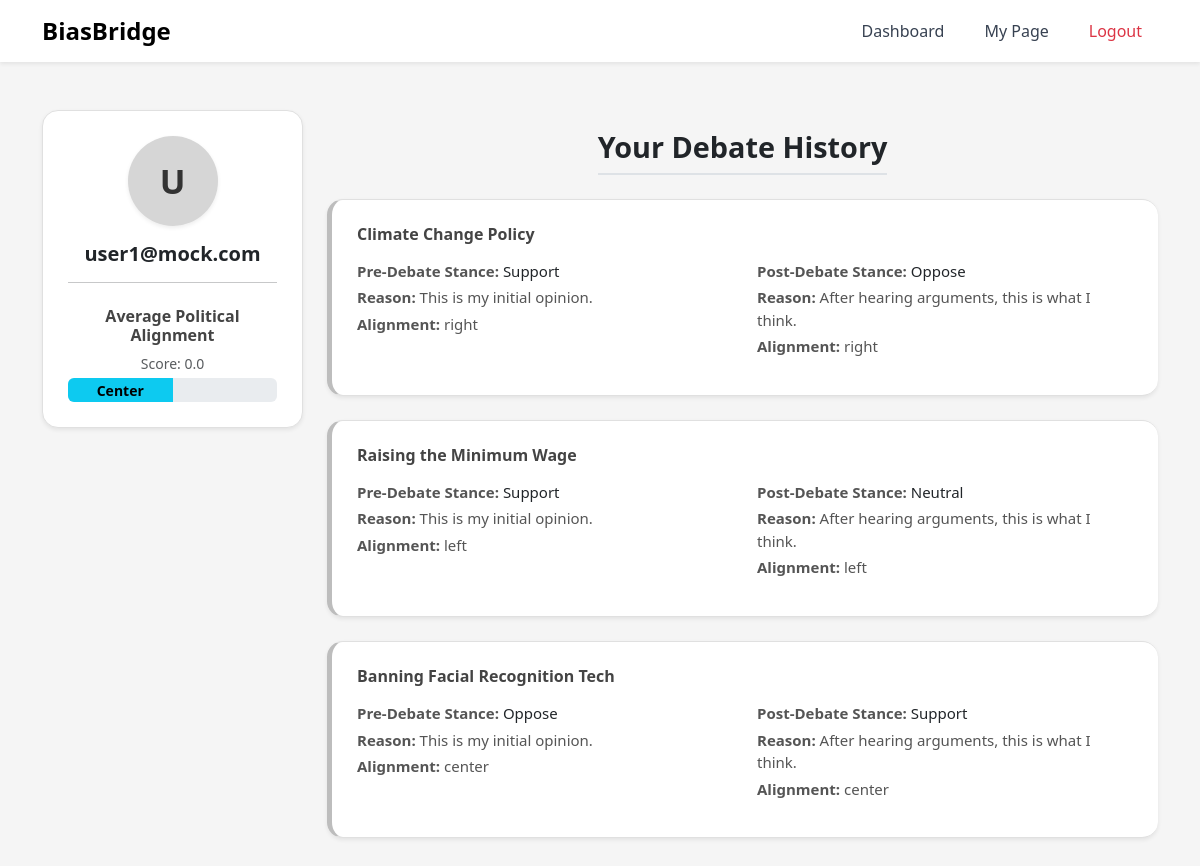
Page /mypage (signed in) on the committed database.
### tables this page shows
CREATE TABLE alignment_results (
                id INTEGER PRIMARY KEY AUTOINCREMENT,
                user_id INTEGER,
                debate_id INTEGER,
                phase TEXT,
                alignment TEXT,
                created_at TIMESTAMP DEFAULT CURRENT_TIMESTAMP,
                UNIQUE(user_id, debate_id, phase)
            );

CREATE TABLE surveys (
                id INTEGER PRIMARY KEY AUTOINCREMENT,
                user_id INTEGER,
                phase TEXT,
                stance TEXT,
                comment TEXT,
                debate_id INTEGER,
                created_at TIMESTAMP DEFAULT CURRENT_TIMESTAMP
            );

CREATE TABLE debates (
                id INTEGER PRIMARY KEY AUTOINCREMENT,
                topic TEXT NOT NULL,
                country TEXT,
                date TEXT,
                is_active INTEGER DEFAULT 1
            , image TEXT);

### app.py (the view)
@app.route('/mypage')
def mypage():
    if 'user_id' not in session:
        return redirect(url_for('login'))
    user_id = session['user_id']
    username = session.get('username')
    with sqlite3.connect(DB_PATH) as conn:
        cursor = conn.cursor()
        cursor.execute('''
            SELECT d.topic, s1.stance, s1.comment, s2.stance, s2.comment, a1.alignment, a2.alignment
            FROM debates d
            LEFT JOIN surveys s1 ON s1.debate_id = d.id AND s1.user_id = ? AND s1.phase = 'pre'
            LEFT JOIN surveys s2 ON s2.debate_id = d.id AND s2.user_id = ? AND s2.phase = 'post'
            LEFT JOIN alignment_results a1 ON a1.debate_id = d.id AND a1.user_id = ?
            LEFT JOIN alignment_results a2 ON a2.debate_id = d.id AND a2.user_id = ?
            WHERE s1.id IS NOT NULL OR s2.id IS NOT NULL
        ''', (user_id, user_id, user_id, user_id))
        rows = cursor.fetchall()
        debate_details = {}
        for row in rows:
            topic, pre_stance, pre_comment, post_stance, post_comment, alignment_pre, alignment_post = row
            debate_details[topic] = {
                'pre_stance': pre_stance,
                'pre_comment': pre_comment,
                'post_stance': post_stance,
                'post_comment': post_comment,
                'alignment_pre': alignment_pre,
                'alignment_post': alignment_post
            }
        cursor.execute('''
            SELECT alignment FROM alignment_results
            JOIN debates ON alignment_results.debate_id = debates.id
            WHERE user_id = ? AND alignment IS NOT NULL
        ''', (user_id,))
        alignments = [row[0] for row in cursor.fetchall()]
    alignment_map = {'left': -1, 'center': 0, 'right': 1}
    scores = [alignment_map[a] for a in alignments if a in alignment_map]
    if scores:
        avg_score = sum(scores) / len(scores)
        if avg_score < -0.5:
            avg_label = "Left"
        elif avg_score > 0.5:
            avg_label = "Right"
        else:
            avg_label = "Center"
    else:
        avg_score = 'N/A'
        avg_label = 'N/A'
    return render_template(
        'mypage.html',
        username=username,
        debate_details=debate_details,
        avg_alignment_score=avg_score,
        avg_alignment_label=avg_label
    )

### templates/mypage.html (shortened to what this page needs)
<!DOCTYPE html>
<html lang="en">
<head>
  <link href="https://cdn.jsdelivr.net/npm/bootstrap@5.3.3/dist/css/bootstrap.min.css" rel="stylesheet">
  <link href="https://cdn.jsdelivr.net/npm/bootstrap-icons@1.10.5/font/bootstrap-icons.css" rel="stylesheet">
</head>
<body>
  {% include 'nav.html' %}
  <div class="container py-5">
    <div class="row g-4">
      <div class="col-md-4 col-lg-3">
        <div class="profile-box text-center shadow-sm">
          <div class="avatar mx-auto mb-3 shadow-sm">{{ username[0]|upper }}</div>
          <h5 class="fw-bold text-dark">{{ username }}</h5>
          <hr>
<div class="text-center mt-4">
  <h6 class=" b-2">Average Political Alignment</h6>
  {% if avg_alignment_score != 'N/A' %}
    <p class="mb-1 text-muted small">Score: {{ avg_alignment_score }}</p>
    <div class="progress" style="height: 24px;">
      <div class="progress-bar
          {% if avg_alignment_score < -0.5 %} bg-primary
          {% elif avg_alignment_score < 0.5 %} bg-info
          {% else %} bg-warning
          {% endif %}"
          role="progressbar"
          style="width: {{ (avg_alignment_score + 1) * 50 }}%;"
          aria-valuenow="{{ (avg_alignment_score + 1) * 50 }}"
          aria-valuemin="0" aria-valuemax="100">
        {{ avg_alignment_label }}
      </div>
    </div>
  {% else %}
    <p class="text-muted">No data available yet.</p>
  {% endif %}
</div>
        </div>
      </div>
      <div class="col-md-8 col-lg-9">
        <div class="text-center">
                  <h4 class="section-title text-center fw-bold mb-4">Your Debate History</h4>
        </div>
        {% for topic, data in debate_details.items() %}
        <div class="summary-box shadow-sm mb-4">
          <h6 class="mb-3  fw-semibold">{{ topic }}</h6>
          <div class="row mb-2">
            <div class="col-md-6">
              <p class="mb-1"><strong>Pre-Debate Stance:</strong> <span class="text-dark">{{ data.pre_stance|capitalize or 'N/A' }}</span></p>
              <p class="mb-1"><strong>Reason:</strong> {{ data.pre_comment or 'No comment provided.' }}</p>
              <p class="mb-1"><strong>Alignment:</strong> {{ data.alignment_pre or 'N/A' }}</p>
            </div>
            <div class="col-md-6">
              <p class="mb-1"><strong>Post-Debate Stance:</strong> <span class="text-dark">{{ data.post_stance|capitalize or 'N/A' }}</span></p>
              <p class="mb-1"><strong>Reason:</strong> {{ data.post_comment or 'No comment provided.' }}</p>
              <p class="mb-1"><strong>Alignment:</strong> {{ data.alignment_post or 'N/A' }}</p>
            </div>
          </div>
        </div>
        {% endfor %}
      </div>
    </div>
  </div>
</body>
</html>

### templates/mypage.html (style rules this page uses)
body { background-color: #f5f5f5; font-family: 'Segoe UI', sans-serif; }
.section-title { font-size: 1.8rem; font-weight: 700; text-align: center !important; color: #212529; margin-top: 20px; margin-bottom: 50px; border-bottom: 2px solid #dee2e6; padding-bottom: 0.5rem; display: inline-block; }
.profile-box { border-radius: 16px; padding: 25px; background: #ffffff; border: 1px solid #e0e0e0; box-shadow: 0 1px 3px rgba(0,0,0,0.05); }
.avatar { width: 90px; height: 90px; border-radius: 50%; background: #d6d6d6; display: flex; align-items: center; justify-content: center; font-size: 34px; font-weight: bold; color: #333; margin-bottom: 15px; }
.summary-box { border-radius: 16px; background: #ffffff; padding: 25px; border-left: 5px solid #bdbdbd; border-top: 1px solid #e0e0e0; border-bottom: 1px solid #e0e0e0; box-shadow: 0 1px 3px rgba(0,0,0,0.04); }
h6 { color: #444; font-weight: 600; }
p { font-size: 15px; color: #555; }
.progress { background-color: #e9ecef; }
.progress-bar { font-weight: 600; font-size: 14px; color: #000; }

### rows in the picture
alignment_results: alignment "Center"
surveys: topic "Climate Change Policy", pre_stance "Support", comment "This is my initial opinion.", alignment "right", post_stance "Oppose", comment "After hearing arguments, this is what I think."
surveys: topic "Raising the Minimum Wage", pre_stance "Support", comment "This is my initial opinion.", alignment "left", post_stance "Neutral", comment "After hearing arguments, this is what I think."
surveys: topic "Banning Facial Recognition Tech", pre_stance "Oppose", comment "This is my initial opinion.", alignment "center", post_stance "Support", comment "After hearing arguments, this is what I think."

### other values in the picture
{{ username[0]|upper }} "U"
{{ username }} "user1@mock.com"
{{ avg_alignment_score }} "0.0"
